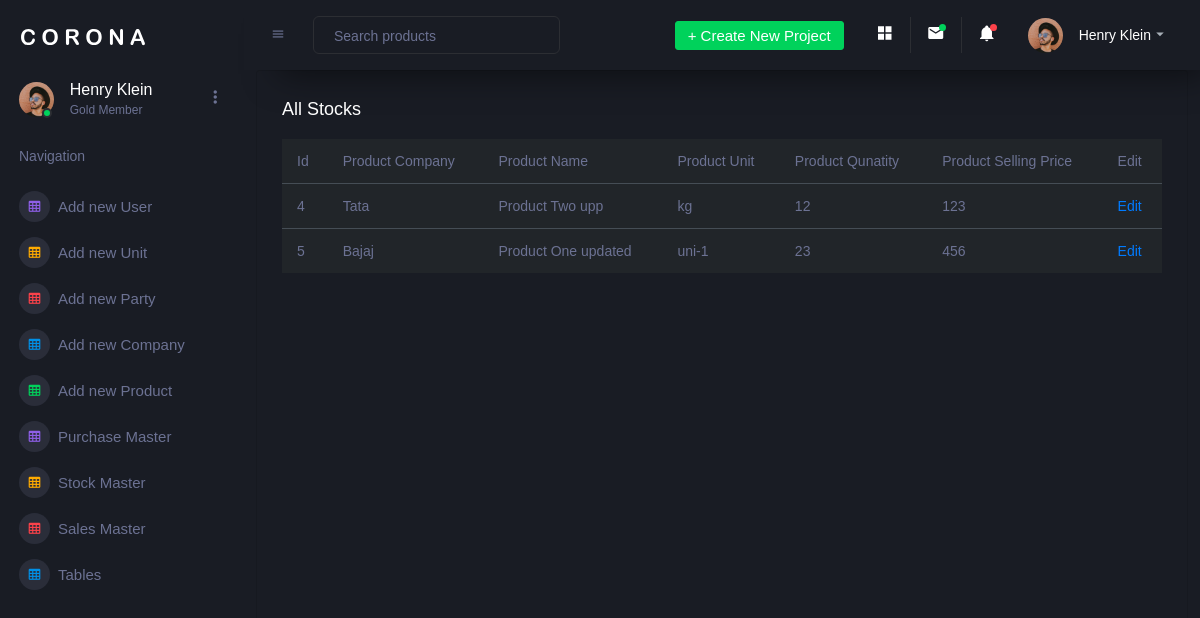
/admin/stock_master.php, run on the app's committed database.
### tables this page shows
CREATE TABLE `stock_master` (
  `id` int(5) NOT NULL,
  `product_company` varchar(100) NOT NULL,
  `product_name` varchar(100) NOT NULL,
  `product_unit` varchar(50) NOT NULL,
  `packing_size` varchar(100) NOT NULL,
  `product_qty` varchar(5) NOT NULL,
  `product_selling_price` varchar(10) NOT NULL
);

### admin/stock_master.php (the view, shortened to what this page needs)
<?php
include "header.php";
include "../user/connection.php";
?>
<div class="main-panel">
    <div class="col-lg-12 grid-margin stretch-card">
        <div class="card">
            <div class="card-body">
                <h4 class="card-title">All stocks </h4>
                <div class="table-responsive">
                    <table class="table table-dark">
                        <thead>
                        <tr>
                            <th> Id </th>
                            <th> Product Company </th>
                            <th> Product Name </th>
                            <th> Product Unit </th>
                            <th> Product Qunatity </th>
                            <th> Product Selling Price </th>
                            <th> Edit </th>
                        </tr>
                        </thead>
                        <tbody>
                        <?php
                        $res=mysqli_query($link,"select * from stock_master");
                        while($row=mysqli_fetch_assoc($res)){ ?>
                            <tr>
                                <td> <?= $row['id'];?> </td>
                                <td> <?= $row['product_company'];?> </td>
                                <td> <?= $row['product_name'];?> </td>
                                <td> <?= $row['product_unit'];?> </td>
                                <td> <?= $row['product_qty'];?> </td>
                                <td> <?= $row['product_selling_price'];?> </td>
                                <td> <a href="edit_stock_master.php?id=<?php echo $row['id'];?>"> Edit </a></td>
                            </tr>
                        <?php }  ?>
                        </tbody>
                    </table>
                </div>
            </div>
        </div>
    </div>
</div>

### admin/header.php (shortened to what this page needs)
<!DOCTYPE html>
<html lang="en">
<head>
    <link rel="stylesheet" href="assets/vendors/mdi/css/materialdesignicons.min.css">
    <link rel="stylesheet" href="assets/vendors/css/vendor.bundle.base.css">
    <link rel="stylesheet" href="assets/vendors/jvectormap/jquery-jvectormap.css">
    <link rel="stylesheet" href="assets/vendors/flag-icon-css/css/flag-icon.min.css">
    <link rel="stylesheet" href="assets/vendors/owl-carousel-2/owl.carousel.min.css">
    <link rel="stylesheet" href="assets/vendors/owl-carousel-2/owl.theme.default.min.css">
    <link rel="stylesheet" href="assets/css/style.css">
</head>
<body>
<div class="container-scroller">
    <nav class="sidebar sidebar-offcanvas" id="sidebar">
        <div class="sidebar-brand-wrapper d-none d-lg-flex align-items-center justify-content-center fixed-top">
            <a class="sidebar-brand brand-logo" href="index.html"><img src="assets/images/logo.svg" alt="logo" /></a>
        </div>
        <ul class="nav">
            <li class="nav-item profile">
                <div class="profile-desc">
                    <div class="profile-pic">
                        <div class="count-indicator">
                            <img class="img-xs rounded-circle " src="assets/images/faces/face15.jpg" alt="">
                            <span class="count bg-success"></span>
                        </div>
                        <div class="profile-name">
                            <h5 class="mb-0 font-weight-normal">Henry Klein</h5>
                            <span>Gold Member</span>
                        </div>
                    </div>
                    <a href="#" id="profile-dropdown" data-toggle="dropdown"><i class="mdi mdi-dots-vertical"></i></a>
                </div>
            </li>
            <li class="nav-item nav-category">
                <span class="nav-link">Navigation</span>
            </li>
            <li class="nav-item menu-items">
                <a class="nav-link" href="add_new_user.php">
              <span class="menu-icon">
                <i class="mdi mdi-table-large"></i>
              </span>
                    <span class="menu-title">Add new User </span>
                </a>
            </li>
            <li class="nav-item menu-items">
                <a class="nav-link" href="add_new_unit.php">
              <span class="menu-icon">
                <i class="mdi mdi-table-large"></i>
              </span>
                    <span class="menu-title">Add new Unit </span>
                </a>
            </li>
            <li class="nav-item menu-items">
                <a class="nav-link" href="add_new_party.php">
              <span class="menu-icon">
                <i class="mdi mdi-table-large"></i>
              </span>
                    <span class="menu-title">Add new Party </span>
                </a>
            </li>
            <li class="nav-item menu-items">
                <a class="nav-link" href="add_company.php">
              <span class="menu-icon">
                <i class="mdi mdi-table-large"></i>
              </span>
                    <span class="menu-title">Add new Company </span>
                </a>
            </li>
            <li class="nav-item menu-items">
                <a class="nav-link" href="add_products.php">
              <span class="menu-icon">
                <i class="mdi mdi-table-large"></i>
              </span>
                    <span class="menu-title">Add new Product </span>
                </a>
            </li>
            <li class="nav-item menu-items">
                <a class="nav-link" href="purchase_master.php">
              <span class="menu-icon">
                <i class="mdi mdi-table-large"></i>
              </span>
                    <span class="menu-title"> Purchase Master </span>
                </a>
            </li>
            <li class="nav-item menu-items">
                <a class="nav-link" href="stock_master.php">
              <span class="menu-icon">
                <i class="mdi mdi-table-large"></i>
              </span>
                    <span class="menu-title"> Stock Master </span>
                </a>
            </li>
            <li class="nav-item menu-items">
                <a class="nav-link" href="sales_master.php">
              <span class="menu-icon">
                <i class="mdi mdi-table-large"></i>
              </span>
                    <span class="menu-title"> Sales Master </span>
                </a>
            </li>
            <li class="nav-item menu-items">
                <a class="nav-link" href="pages/tables/basic-table.html">
              <span class="menu-icon">
                <i class="mdi mdi-table-large"></i>
              </span>
                    <span class="menu-title">Tables</span>
                </a>
            </li>
        </ul>
    </nav>
    <div class="container-fluid page-body-wrapper">
        <nav class="navbar p-0 fixed-top d-flex flex-row">
            <div class="navbar-menu-wrapper flex-grow d-flex align-items-stretch">
                <button class="navbar-toggler navbar-toggler align-self-center" type="button" data-toggle="minimize">
                    <span class="mdi mdi-menu"></span>
                </button>
                <ul class="navbar-nav w-100">
                    <li class="nav-item w-100">
                        <form class="nav-link mt-2 mt-md-0 d-none d-lg-flex search">
                            <input type="text" class="form-control" placeholder="Search products">
                        </form>
                    </li>
                </ul>
                <ul class="navbar-nav navbar-nav-right">
                    <li class="nav-item dropdown d-none d-lg-block">
                        <a class="nav-link btn btn-success create-new-button" id="createbuttonDropdown" data-toggle="dropdown" aria-expanded="false" href="#">+ Create New Project</a>
                    </li>
                    <li class="nav-item nav-settings d-none d-lg-block">
                        <a class="nav-link" href="#">
                            <i class="mdi mdi-view-grid"></i>
                        </a>
                    </li>
                    <li class="nav-item dropdown border-left">
                        <a class="nav-link count-indicator dropdown-toggle" id="messageDropdown" href="#" data-toggle="dropdown" aria-expanded="false">
                            <i class="mdi mdi-email"></i>
                            <span class="count bg-success"></span>
                        </a>
                    </li>
                    <li class="nav-item dropdown border-left">
                        <a class="nav-link count-indicator dropdown-toggle" id="notificationDropdown" href="#" data-toggle="dropdown">
                            <i class="mdi mdi-bell"></i>
                            <span class="count bg-danger"></span>
                        </a>
                    </li>
                    <li class="nav-item dropdown">
                        <a class="nav-link" id="profileDropdown" href="#" data-toggle="dropdown">
                            <div class="navbar-profile">
                                <img class="img-xs rounded-circle" src="assets/images/faces/face15.jpg" alt="">
                                <p class="mb-0 d-none d-sm-block navbar-profile-name">Henry Klein</p>
                                <i class="mdi mdi-menu-down d-none d-sm-block"></i>
                            </div>
                        </a>
                    </li>
                </ul>
            </div>
        </nav>

### data on the page
stock_master: id "4", product_company "Tata", product_name "Product Two upp", product_unit "kg", product_qty "12", product_selling_price "123"
stock_master: id "5", product_company "Bajaj", product_name "Product One updated", product_unit "uni-1", product_qty "23", product_selling_price "456"
